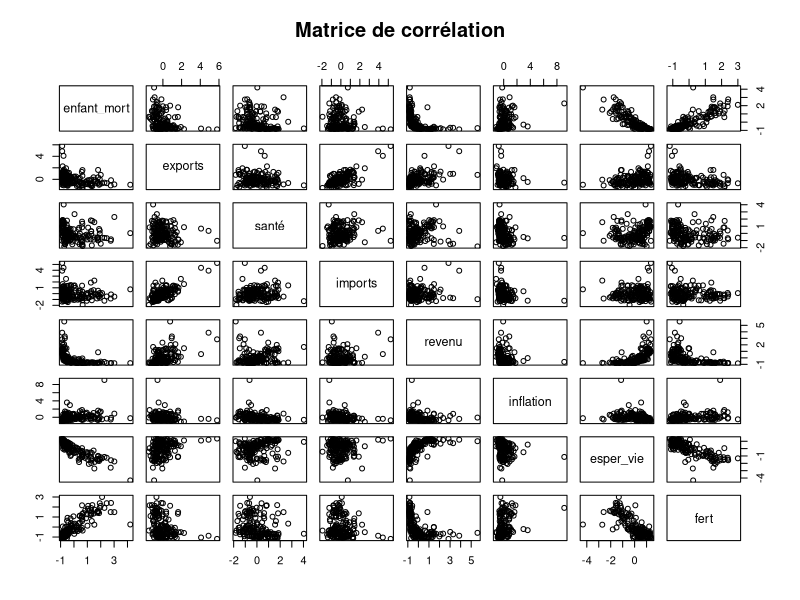
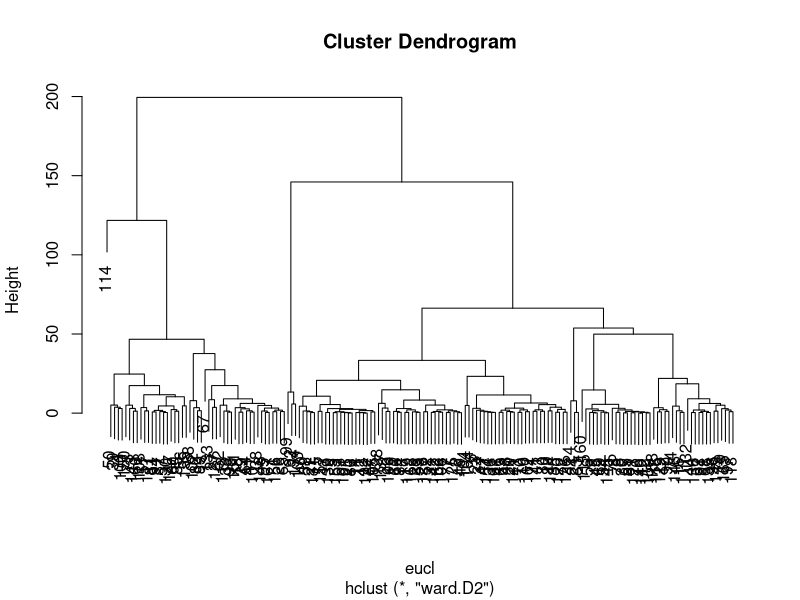
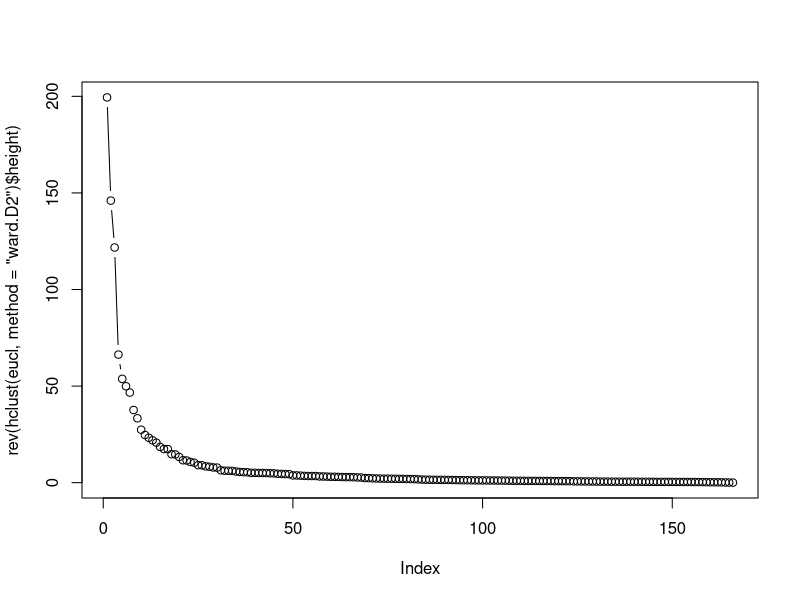

Write the R code that produced these figures, in order.
# Importer les données à partir du fichier CSV
# Modification de l'encoding du fichier ANSI -> utf-8
donnees <- read.csv("data/Pays_donnees.csv", header = TRUE, sep = ",", encoding = "UTF-8")
# Supprimer les valeurs manquantes
donnees <- na.omit(donnees)
# Normaliser les variables si nécessaire
donnees_norm <- scale(donnees[2:9])

# Statistiques descriptives
summary(donnees_norm)
# Graphiques
pairs(donnees_norm, main="Matrice de corrélation")

# Analyse en composantes principales (ACP)
pca <- prcomp(donnees_norm, scale = TRUE)
summary(pca)

eucl <- dist(donnees_norm)^2
plot(hclust(eucl, method="ward.D2"))
plot(rev(hclust(eucl, method="ward.D2")$height), type='b')

# K-means clustering avec 3 clusters
set.seed(123)
kmeans_clusters <- kmeans(pca$x[,1:3], centers = 4, nstart = 25)
table(kmeans_clusters$cluster)

# Ajouter les clusters aux données d'origine
donnees$cluster <- as.factor(kmeans_clusters$cluster)
# Identifier les pays avec les plus grands besoins dans chaque cluster
besoins <- aggregate(donnees[,2:9], by = list(donnees$cluster), FUN = mean)
besoins <- besoins[,2:9]
rownames(besoins) <- c("Cluster 1", "Cluster 2", "Cluster 3", "Cluster 4")
besoins

# Recommandations pour chaque cluster
recommandations <- list()
recommandations[[1]] <- c("Améliorer la santé maternelle et infantile", "Investir dans l'éducation", "Développer les infrastructures")
recommandations[[2]] <- c("Stimuler la croissance économique", "Promouvoir l'entrepreneuriat", "Encourager l'investissement étranger")
recommandations[[3]] <- c("Lutter contre la pauvreté", "Améliorer l'accès aux soins de santé", "Investir dans l'agriculture")
recommandations


# Comment répartir les 10 M?

# Calcul des besoins moyens par cluster
besoins_cluster <- aggregate(donnees[,2:9], by = list(donnees$cluster), FUN = mean)
# Ajout de la colonne "besoins" pour chaque pays
donnees$besoins <- NA
for(i in 1:nrow(donnees)) {
  donnees[i,"besoins"] <- besoins_cluster[donnees[i,"cluster"], names(besoins_cluster) %in% names(donnees)[2:9]]
}
# Répartition des fonds
donnees$montant_alloue <- donnees$besoins / sum(donnees$besoins) * 10000000
